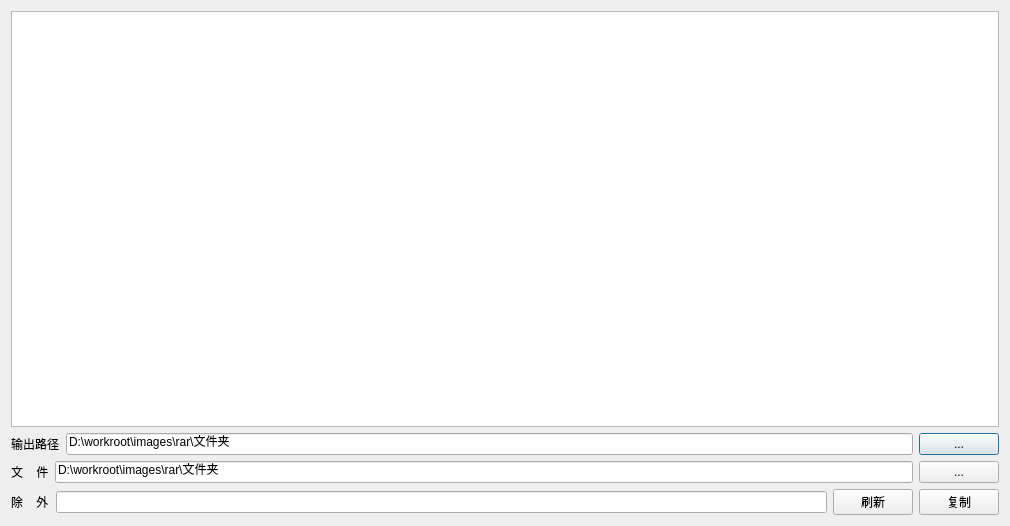
<?xml version="1.0" encoding="UTF-8"?>
<ui version="4.0">
 <class>ZCopyFileDlg</class>
 <widget class="QDialog" name="ZCopyFileDlg">
  <property name="geometry">
   <rect>
    <x>0</x>
    <y>0</y>
    <width>1010</width>
    <height>526</height>
   </rect>
  </property>
  <property name="windowTitle">
   <string>Dialog</string>
  </property>
  <layout class="QVBoxLayout" name="verticalLayout">
   <item>
    <widget class="QTableView" name="tableView"/>
   </item>
   <item>
    <layout class="QHBoxLayout" name="horizontalLayout">
     <item>
      <widget class="QLabel" name="label">
       <property name="text">
        <string>输出路径</string>
       </property>
      </widget>
     </item>
     <item>
      <widget class="QLineEdit" name="lineEdit_path">
       <property name="text">
        <string>D:\workroot\images\rar\文件夹</string>
       </property>
      </widget>
     </item>
     <item>
      <widget class="QPushButton" name="btn_path">
       <property name="text">
        <string>...</string>
       </property>
      </widget>
     </item>
    </layout>
   </item>
   <item>
    <layout class="QHBoxLayout" name="horizontalLayout_2">
     <item>
      <widget class="QLabel" name="label_2">
       <property name="text">
        <string>文    件</string>
       </property>
      </widget>
     </item>
     <item>
      <widget class="QLineEdit" name="lineEdit_file">
       <property name="text">
        <string>D:\workroot\images\rar\文件夹</string>
       </property>
      </widget>
     </item>
     <item>
      <widget class="QPushButton" name="btn_file">
       <property name="text">
        <string>...</string>
       </property>
      </widget>
     </item>
    </layout>
   </item>
   <item>
    <layout class="QHBoxLayout" name="horizontalLayout_3">
     <property name="sizeConstraint">
      <enum>QLayout::SetDefaultConstraint</enum>
     </property>
     <item>
      <widget class="QLabel" name="label_4">
       <property name="text">
        <string>除    外</string>
       </property>
      </widget>
     </item>
     <item>
      <widget class="QLineEdit" name="lineEdit_except"/>
     </item>
     <item>
      <widget class="QPushButton" name="btn_update">
       <property name="text">
        <string>刷新</string>
       </property>
      </widget>
     </item>
     <item>
      <widget class="QPushButton" name="btn_copy">
       <property name="text">
        <string>复制</string>
       </property>
      </widget>
     </item>
    </layout>
   </item>
  </layout>
 </widget>
 <resources/>
 <connections/>
</ui>
